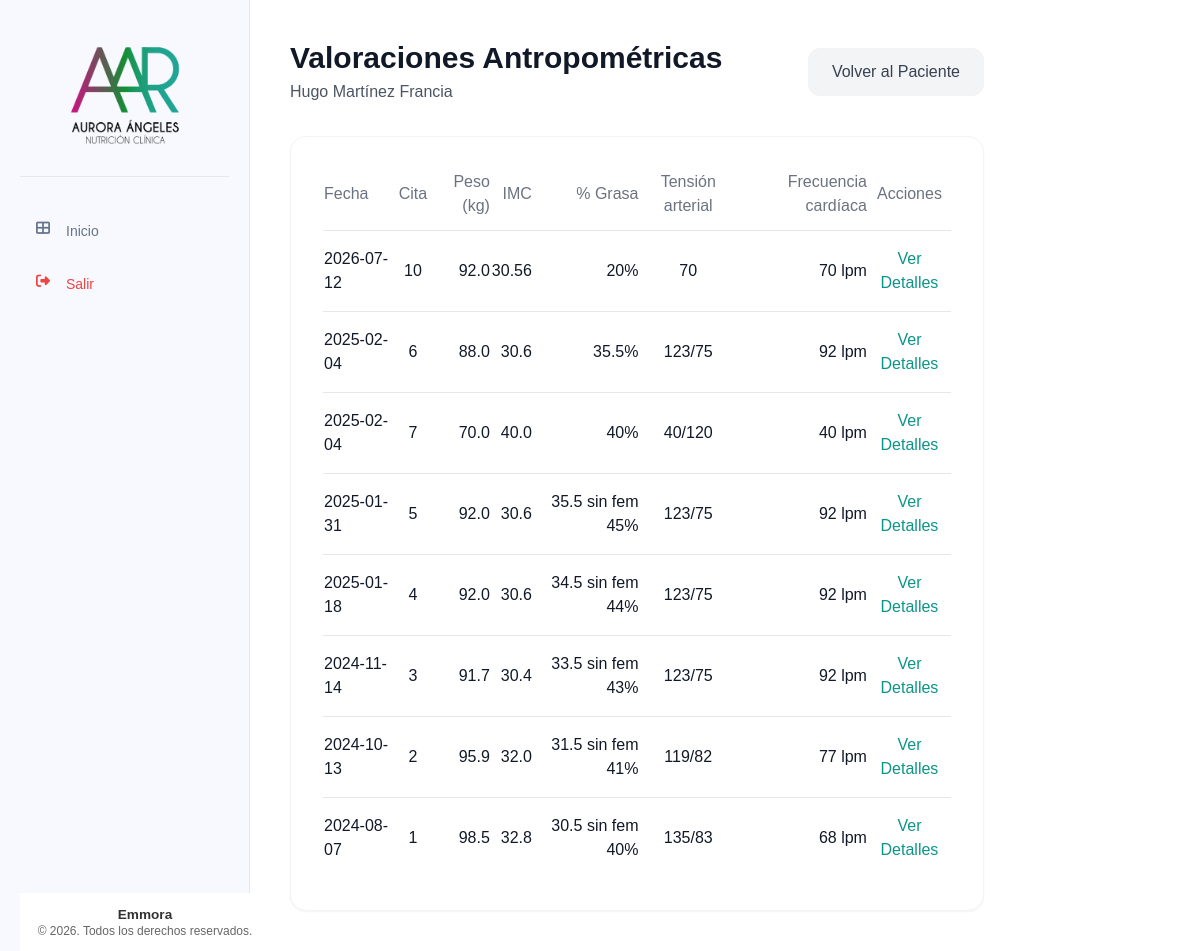
The page /valoraciones/paciente/1/lista on the database as committed earlier.
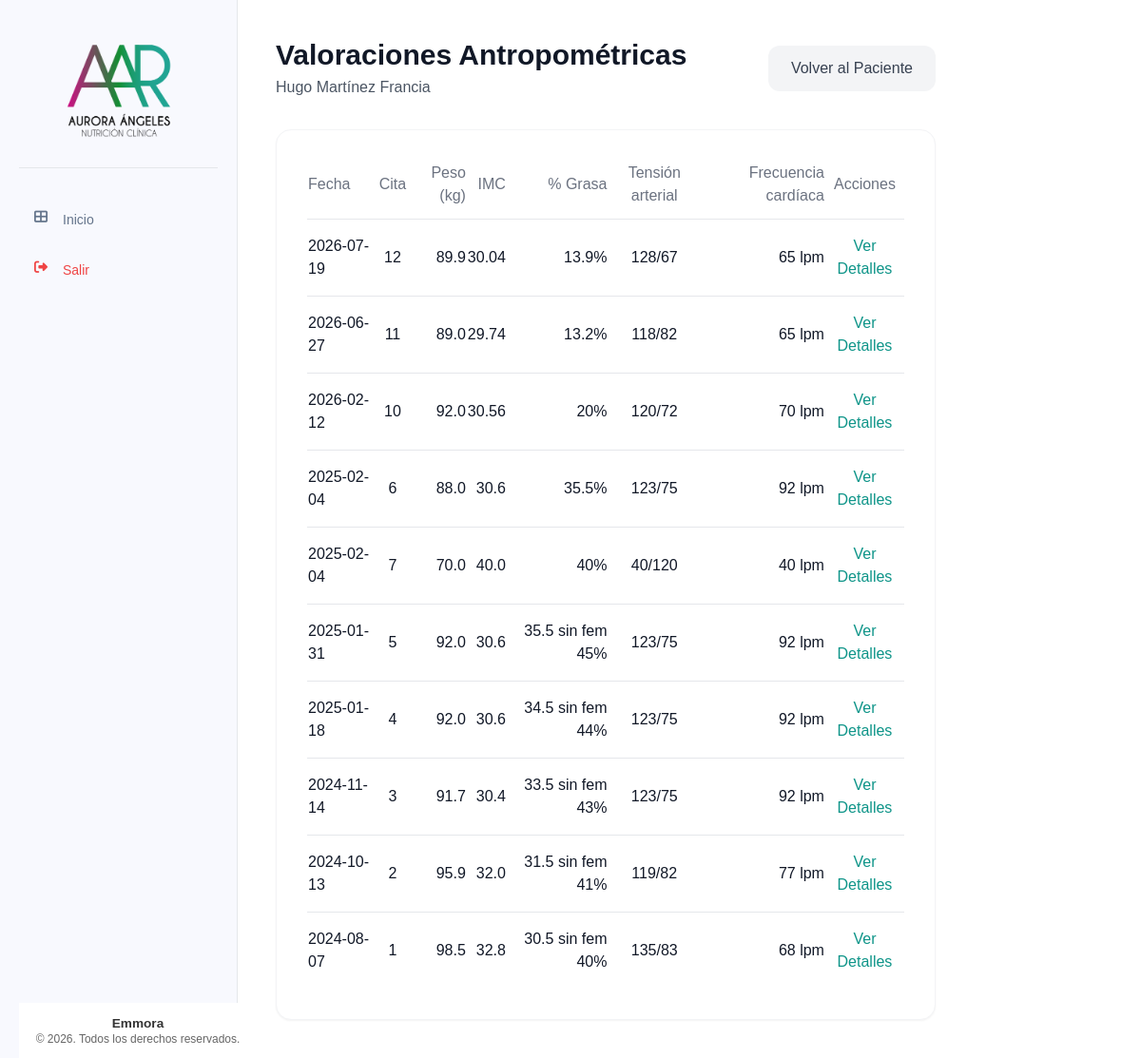
The same page on the database as committed later.
### tables this page shows
CREATE TABLE pacientes (
    id INTEGER PRIMARY KEY AUTOINCREMENT,
    nombre TEXT NOT NULL,
    apellido_paterno TEXT NOT NULL,
    apellido_materno TEXT NOT NULL,
    fecha_nacimiento DATE NOT NULL,
    telefono TEXT NOT NULL,
    correo TEXT UNIQUE NOT NULL,
    ciudad TEXT NOT NULL,
    fecha_registro TIMESTAMP DEFAULT CURRENT_TIMESTAMP,
    status TEXT NOT NULL DEFAULT 'activo' CHECK (status IN ('activo', 'inactivo'))
);

CREATE TABLE valoracion_antropometrica (
    id INTEGER PRIMARY KEY AUTOINCREMENT,
    paciente_id INTEGER NOT NULL,
    numero_cita INTEGER NOT NULL,
    fecha DATE NOT NULL,
    estatura FLOAT NOT NULL,
    peso FLOAT NOT NULL,
    imc FLOAT NOT NULL,
    grasa FLOAT NOT NULL,
    cintura FLOAT NOT NULL,
    torax FLOAT NOT NULL,
    brazo FLOAT NOT NULL,
    cadera FLOAT NOT NULL,
    pierna FLOAT NOT NULL,
    pantorrilla FLOAT NOT NULL,
    tension_arterial TEXT NOT NULL,
    frecuencia_cardiaca INTEGER NOT NULL,
    bicep FLOAT NOT NULL,
    tricep FLOAT NOT NULL,
    suprailiaco FLOAT NOT NULL,
    subescapular FLOAT NOT NULL,
    femoral FLOAT,
    porcentaje_grasa TEXT NOT NULL,
    --porcentaje_grasa_fem FLOAT NOT NULL,
    ultima_dieta TEXT,
    FOREIGN KEY (paciente_id) REFERENCES pacientes (id)
);

### app/controllers/valoracion_antropometrica.py (the view)
@valoracion.route('/paciente/<int:paciente_id>/lista')
def lista_valoraciones(paciente_id):
    if paciente_id == 0:
        return redirect(url_for('valoracion.todas_valoraciones'))
    paciente = Paciente.obtener_por_id(paciente_id)
    if not paciente:
        flash('Paciente no encontrado', 'error')
        return redirect(url_for('pacientes.lista_pacientes'))
    valoraciones = ValoracionAntropometrica.obtener_por_paciente(paciente_id)
    return render_template('valoraciones/lista_valoraciones.html', paciente=paciente, valoraciones=valoraciones)

### app/db.py (called while the page is built)
def get_db():
    if 'db' not in g:
        try:
            db_path = os.environ.get('DATABASE_URL', 'pacientes.db')
            g.db = sqlite3.connect(
                db_path,
                detect_types=sqlite3.PARSE_DECLTYPES
            )
            g.db.row_factory = sqlite3.Row
        except sqlite3.Error as e:
            logger.error(f"Error crítico al conectar con la base de datos SQLite: {e}")
            raise e
    return g.db

def query_db(query, args=(), one=False):
    try:
        cur = get_db().execute(query, args)
        rv = cur.fetchall()
        cur.close()
        return (rv[0] if rv else None) if one else rv
    except sqlite3.Error as e:
        logger.error(f"Error al ejecutar query: {query}. Args: {args}. Detalle: {e}")
        raise e

### app/models/paciente.py (called while the page is built)
    @staticmethod
    def obtener_por_id(id):
        return query_db('SELECT * FROM pacientes WHERE id = ?', [id], one=True)

### app/models/valoracion_antropometrica.py (called while the page is built)
    @staticmethod
    def obtener_por_paciente(paciente_id):
        return query_db('''
            SELECT * FROM valoracion_antropometrica
            WHERE paciente_id = ?
            ORDER BY fecha DESC
        ''', [paciente_id])

### app/templates/valoraciones/lista_valoraciones.html (shortened to what this page needs)
{% extends "base/base.html" %}
{% block content %}
<div class="max-w-6xl mx-auto">
    <div class="mb-8 flex items-center justify-between">
        <div>
            <h1 class="text-3xl font-bold text-gray-900">Valoraciones Antropométricas</h1>
            <p class="text-gray-600 mt-1">{{ paciente['nombre'] }} {{ paciente['apellido_paterno'] }} {{ paciente['apellido_materno'] }}</p>
        </div>
        <a href="{{ url_for('pacientes.detalle_paciente', id=paciente['id']) }}" class="px-6 py-3 bg-gray-100 hover:bg-gray-200 text-gray-700 font-medium rounded-xl transition">Volver al Paciente</a>
    </div>
    <div class="bg-white p-8 rounded-2xl shadow-sm border border-gray-100">
        <div class="overflow-x-auto">
            <table class="w-full text-left">
                <thead>
                    <tr class="text-gray-500 border-b">
                        <th class="pb-3 font-medium">Fecha</th>
                        <th class="pb-3 font-medium text-center">Cita</th>
                        <th class="pb-3 font-medium text-right">Peso (kg)</th>
                        <th class="pb-3 font-medium text-right">IMC</th>
                        <th class="pb-3 font-medium text-right">% Grasa</th>
                        <th class="pb-3 font-medium text-center">Tensión arterial</th>
                        <th class="pb-3 font-medium text-right">Frecuencia cardíaca</th>
                        <th class="pb-3 font-medium text-center">Acciones</th>
                    </tr>
                </thead>
                <tbody class="divide-y">
                    {% for valoracion in valoraciones %}
                    <tr class="hover:bg-gray-50 transition">
                        <td class="py-4 text-gray-900">{{ valoracion['fecha'] }}</td>
                        <td class="py-4 text-gray-900 text-center">{{ valoracion['numero_cita'] }}</td>
                        <td class="py-4 text-gray-900 text-right">{{ valoracion['peso'] }}</td>
                        <td class="py-4 text-gray-900 text-right">{{ valoracion['imc'] }}</td>
                        <td class="py-4 text-gray-900 text-right">{{ valoracion['porcentaje_grasa'] }}%</td>
                        <td class="py-4 text-gray-900 text-center">{{ valoracion['tension_arterial'] }}</td>
                        <td class="py-4 text-gray-900 text-right">{{ valoracion['frecuencia_cardiaca'] }} lpm</td>
                        <td class="py-4 text-center">
                            <a href="{{ url_for('valoracion.detalle_valoracion', valoracion_id=valoracion['id']) }}"
                                class="text-teal-600 hover:text-teal-800 font-medium">Ver Detalles</a>
                        </td>
                    </tr>
                    {% else %}
                    <tr>
                        <td colspan="8" class="py-8 text-center text-gray-500">No hay valoraciones registradas para este paciente.</td>
                    </tr>
                    {% endfor %}
                </tbody>
            </table>
        </div>
    </div>
</div>
{% endblock %}

### app/templates/base/base.html (shortened to what this page needs)
<!DOCTYPE html>
<html lang="es">
<head>
    <link rel="stylesheet" href="{{ url_for('static', filename='css/components/base.css') }}">
    <link rel="stylesheet" href="{{ url_for('static', filename='css/components/_forms.css') }}">
    <link rel="stylesheet" href="{{ url_for('static', filename='css/components/_tables.css') }}">
    <link rel="stylesheet" href="{{ url_for('static', filename='css/components/_buttons.css') }}">
    <link rel="stylesheet" href="{{ url_for('static', filename='css/components/_cards.css') }}">
    <link rel="stylesheet" href="{{ url_for('static', filename='css/components/_tabs.css') }}">
    <link rel="stylesheet" href="{{ url_for('static', filename='css/components/_modal.css') }}">
    <link rel="stylesheet" href="{{ url_for('static', filename='css/components/_sidebar.css') }}">
    <script src="https://cdn.tailwindcss.com"></script>
    <link rel="stylesheet" href="{{ url_for('static', filename='css/style.css') }}">
    <link href="https://cdnjs.cloudflare.com/ajax/libs/font-awesome/6.4.0/css/all.min.css" rel="stylesheet">
</head>
<body>
    <div class="container" x-data="{ menuOpen: false }">
        <nav class="sidebar">
            <div class="sidebar__header">
                <img src="{{ url_for('static', filename='img/logos/logo.png') }}"
                        alt="Sistema de Pacientes"
                        class="sidebar__logo"
                        onerror="this.onerror=null; this.src='{{ url_for('static', filename='img/logos/default-logo.png') }}'">
            </div>
            <ul class="sidebar__list">
                <li class="sidebar__item">
                    <a href="{{ url_for('main.index') }}" class="sidebar__link">
                        <i class="fas fa-th-large sidebar__icon"></i> Inicio
                    </a>
                </li>
                <li class="sidebar__item">
                    <a href="{{ url_for('auth.logout') }}" class="sidebar__link text-red-500">
                        <i class="fas fa-sign-out-alt sidebar__icon"></i> Salir
                    </a>
                </li>
            </ul>
            <div class="sidebar-footer">
                <div class="footer-content">
                    <p>Emmora</p>
                    <p>&copy; 2026. Todos los derechos reservados.</p>
                </div>
            </div>
        </nav>
        <main class="p-6 md:p-10 space-y-10">
            {% block content %}{% endblock %}
        </main>
    </div>
</body>
</html>

### app/static/css/components/base.css (style rules this page uses)
.sidebar__header { padding: 1rem; text-align: center; border-bottom: 1px solid rgba(255, 255, 255, 0.1); min-height: 80px; display: flex; align-items: center; justify-content: center; }
.sidebar__logo { max-width: 150px; height: auto; display: block; margin: 0 auto; }

### app/static/css/components/_tables.css (style rules this page uses)
.text-right { text-align: right; }
.text-center { text-align: center; }

### app/static/css/components/_sidebar.css (style rules this page uses)
.sidebar-footer { position: fixed; bottom: 0; width: 250px; padding: 0.5rem; border-top: 1px solid rgba(255, 255, 255, 0.1); background-color: #fff; z-index: 100; }
.footer-content { text-align: center; color: #666; font-size: 0.75rem; padding: 5px 0; }
.footer-content p { margin: 0; line-height: 1.2; }
.footer-content p:first-child { font-weight: 600; font-size: 0.85rem; color: #333; }
.sidebar__list { margin-bottom: 60px; }

### app/static/css/style.css (style rules this page uses)
body { font-family: Arial, sans-serif; margin: 0; padding: 0; color: #2c3e50; }
.container { display: grid; grid-template-columns: 250px 1fr; min-height: 100vh; }
.sidebar { width: 250px; background-color: #f8f9fe; padding: 20px; transition: all 0.3s ease; border-right: 1px solid #e5e7eb; }
.sidebar__list { list-style-type: none; padding: 0; margin-top: 2rem; }
.sidebar__item { margin-bottom: 0.5rem; }
.sidebar__link { text-decoration: none; color: #64748b; display: flex; align-items: center; padding: 0.75rem 1rem; border-radius: 0.5rem; transition: all 0.3s ease; font-size: 0.875rem; }
.sidebar__icon { margin-right: 10px; width: 20px; height: 20px; display: flex; align-items: center; justify-content: center; }
.sidebar__header { padding: 1rem; text-align: center; border-bottom: 1px solid #e5e7eb; margin-bottom: 1.5rem; }
.sidebar__logo { max-width: 150px; height: auto; display: block; margin: 0 auto; }
.text-center { text-align: center; }
.text-right { text-align: right; }

Rows that differ between the two databases and show on the page:
added valoracion_antropometrica: fecha "2026-07-19", numero_cita "12", peso "89.9", imc "30.04", porcentaje_grasa "13.9", tension_arterial "128/67", frecuencia_cardiaca "65"
added valoracion_antropometrica: fecha "2026-06-27", numero_cita "11", peso "89.0", imc "29.74", porcentaje_grasa "13.2", tension_arterial "118/82", frecuencia_cardiaca "65"
changed valoracion_antropometrica (number 3 of 10 on the later page): fecha "2026-07-12" → "2026-02-12"; tension_arterial "70" → "120/72"
